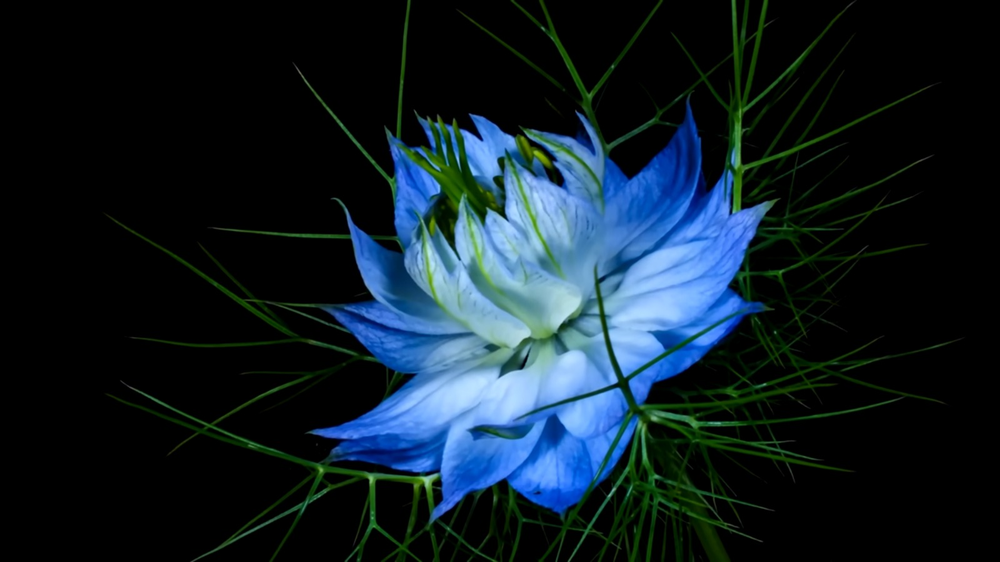
#> input picture Medio Curso/1._Umbral adaptativo/imagen a color.png, 1000 x 562 px, shrunk from 1600 x 900 before the run, found by its file name
$ python '5._Obtencion de negativo.py'
#> lines starting #> are read from the running program, lines starting #| are printed output that depends on the picture
import cv2
import numpy as np

# Cargar la imagen
imagen = cv2.imread('imagen a color.png', cv2.IMREAD_GRAYSCALE)
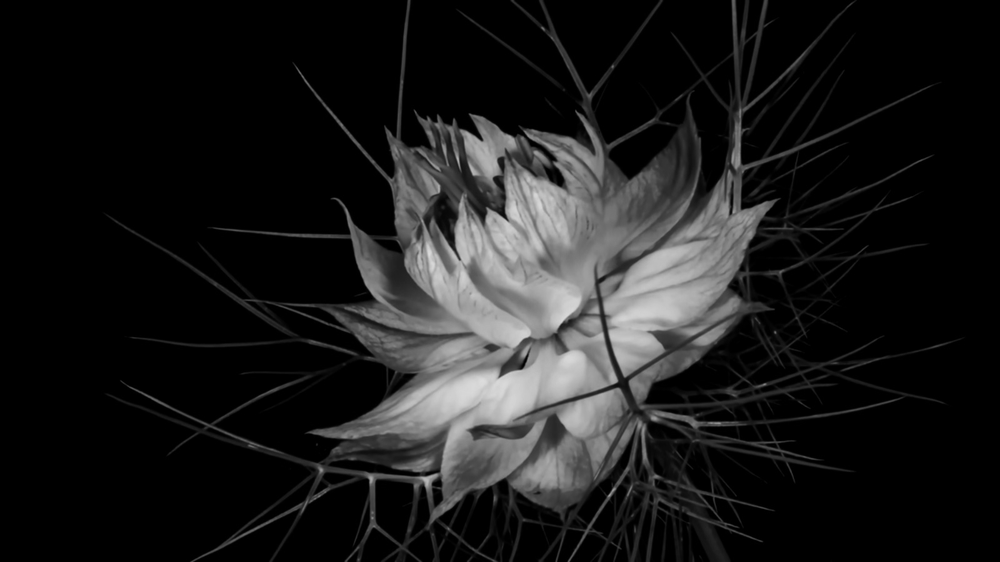
#> imagen: shape (562, 1000); min 0, max 220, mean 27.3

# Verificar si la imagen se cargó correctamente
if imagen is None:
    print("Error: No se pudo cargar la imagen.")
else:
    #   Convertir la imagen a negativo
    #   Q(x,y) = 255 - P(x,y)
    imagen_negativa = cv2.bitwise_not(imagen)
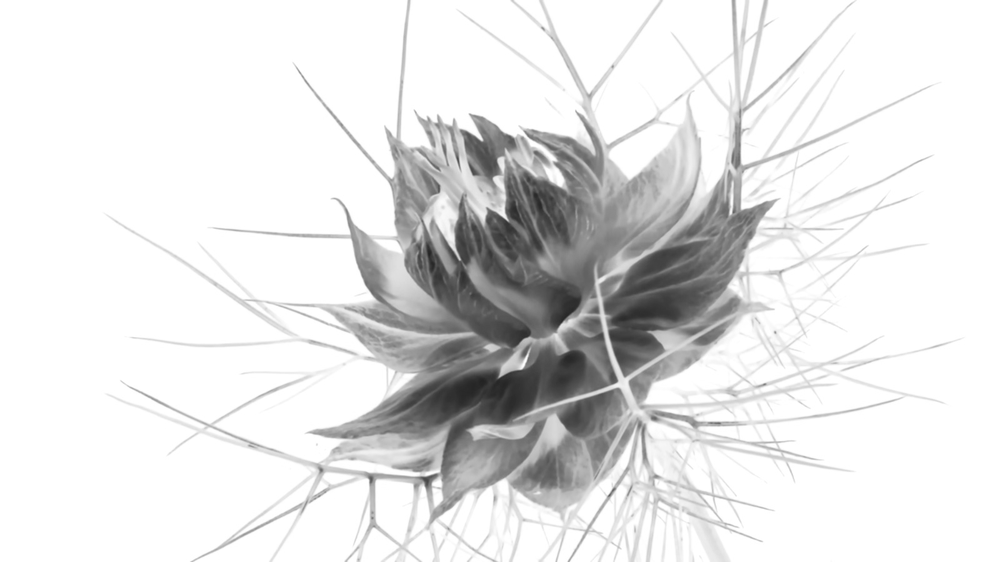
#> imagen_negativa: shape (562, 1000); min 35, max 255, mean 227.7

    # Matriz de la imagen original
    np.savetxt('imagen_original.csv', imagen, delimiter=',', fmt='%d')
    print("La matriz de la imagen original se ha guardado en 'imagen_original.csv'.")

    # Matriz de la imagen cambio de brillo
    np.savetxt('imagen_negativa.csv', imagen_negativa, delimiter=',', fmt='%d')
    print("La matriz de la imagen negativa se ha guardado en 'imagen_negativa.csv'.")

    # Mostrar la imagen original y la imagen negativa
    cv2.imshow('Imagen Original', imagen)
    cv2.imshow('Imagen Negativa', imagen_negativa)

    # Esperar a que se presione una tecla y cerrar las ventanas
    cv2.waitKey(0)
    cv2.destroyAllWindows()

    # Guardar la imagen en los archivos
    cv2.imwrite('Imagen Negativa.png', imagen_negativa)
